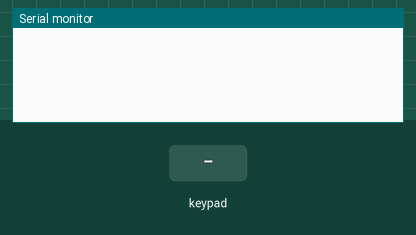
A sketch run on a simulated Arduino Uno, built with avr-gcc and run on an emulated ATmega328P. Shown: the last lines printed to the serial monitor. Inputs (shaded band) come from the test bench.

Above: at 1.2 s.
1.3 s: key '1' pressed
At 2.5 s:
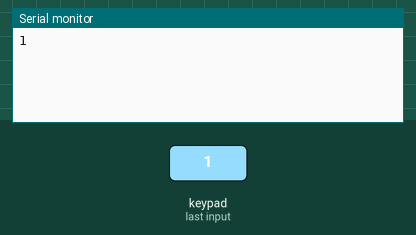
2.8 s: keypad keys 5 4 3 2 A pressed 0.4 s apart
At 5.2 s:
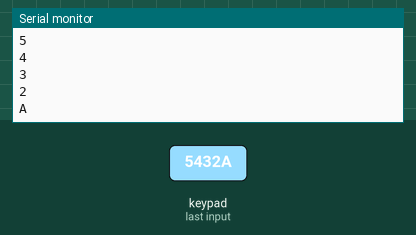
6.3 s: key 'B' pressed
At 6.6 s:
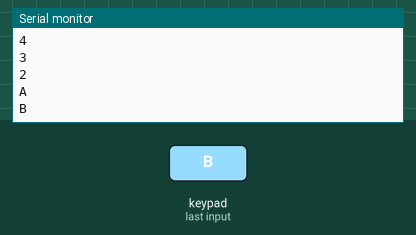
7.8 s: keypad keys 5 4 3 2 D pressed 0.4 s apart
At 10.1 s:
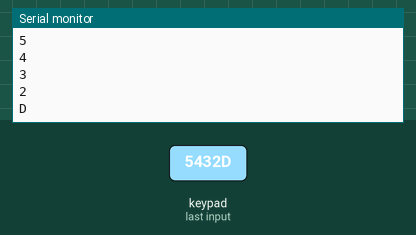
11.3 s: key 'E' pressed
At 12.5 s:
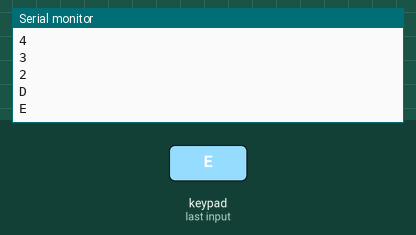
12.8 s: key 'C' pressed
At 13.9 s:
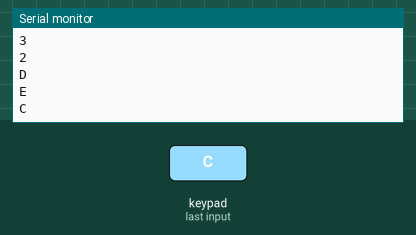
Timing chart, 0 to 15.3 s (numbered marks = the images above; inputs shaded):
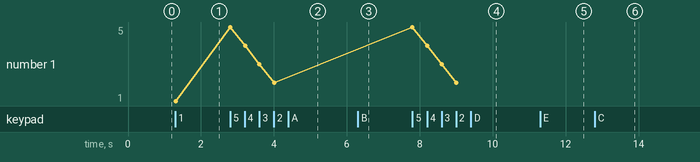

Measured:
- after the input at 1.3 s, the serial monitor: prints a new line at once (image 1)
- after the input at 2.8 s, the serial monitor: prints a new line at once (image 2)
- after the input at 6.3 s, the serial monitor: prints a new line at once (image 3)
- after the input at 7.8 s, the serial monitor: prints a new line at once (image 4)
- after the input at 11.3 s, the serial monitor: prints a new line at once (image 5)
- after the input at 12.8 s, the serial monitor: prints a new line at once (image 6)
- plotted number 1: 1 → 2 after the input at 2.8 s

The sketch:

keypad.ino
```cpp
#include <Key.h>
#include <Keypad.h>

#include <Keypad.h>

const int ROW_NUM = 4; //cuatro filas
const int COLUMN_NUM = 4; //cuatro columnas

char keys[ROW_NUM][COLUMN_NUM] = {
  {'1','2','3', 'A'},
  {'4','5','6', 'B'},
  {'7','8','E', 'C'},
  {'H','G','F', 'D'}
};


byte pin_rows[ROW_NUM] = {9, 8, 7, 6}; //conectar las filas a los pines del keypad
byte pin_column[COLUMN_NUM] = {5, 4, 3, 2}; //conectar las columnas a los pines del keypad

Keypad keypad = Keypad( makeKeymap(keys), pin_rows, pin_column, ROW_NUM, COLUMN_NUM );

void setup(){
  Serial.begin(9600);
}

void loop(){
  char key = keypad.getKey();

  if (key){
    Serial.println(key);
  }
}
```
